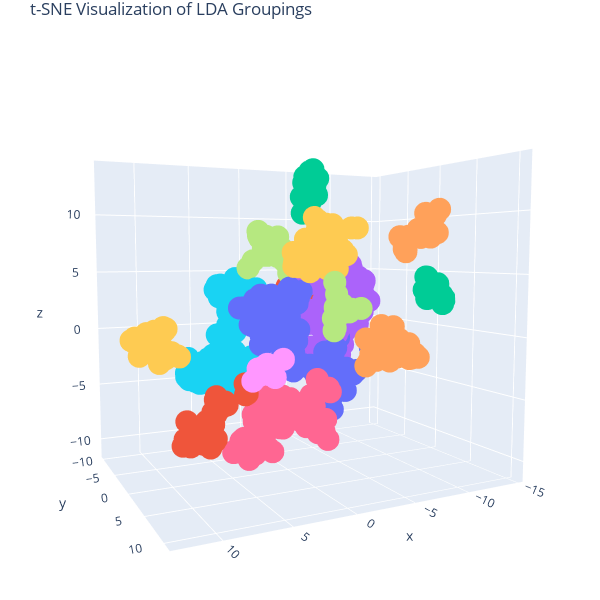

The notebook cell saved with this chart:
### Code cell
fig = go.Figure()

for i in range(20):
    data = ref2[ref2[0] == i]
    fig.add_trace(go.Scatter3d(
                                    x=data[1],
                                    y=data[2],
                                    z=data[3],
                                    mode='markers', 
                                    meta=data, 
                                    hovertemplate='%{meta[4]}' + 
                                                  '<extra></extra>', 
                                    showlegend=False 
                                    ))

camera = dict(eye=dict(x=1, y=2, z=0.2))

fig.update_layout(scene_camera=camera)

# tight layout
fig.update_layout(margin=dict(l=0, r=0, b=0, t=30), 
                  height=600, 
                  width=600, 
                  title_text="t-SNE Visualization of LDA Groupings")
fig.show()

# Loading onto cloud
#py.iplot(fig, filename="tSNE")
